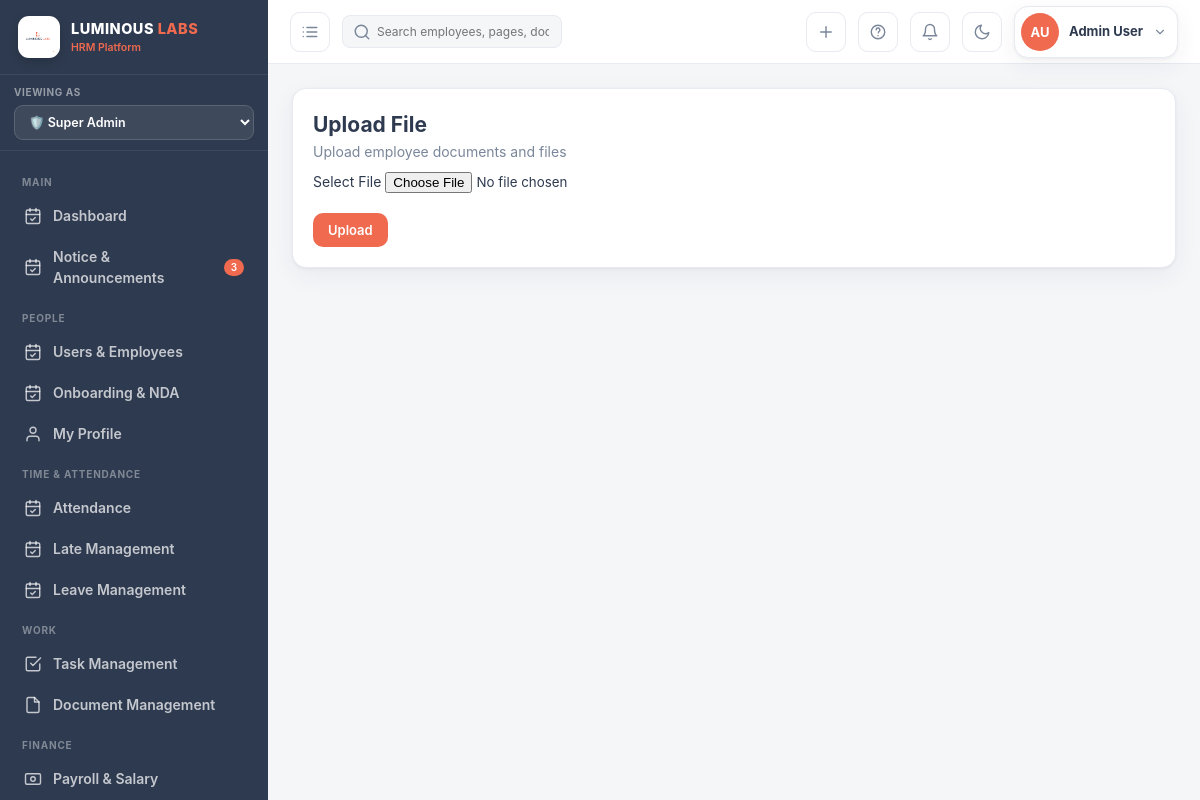
The page /files/upload/ (signed in) on the database its author committed.
### hrm_app/models.py (models this page shows, shortened)
class User(AbstractUser):
    role = models.CharField(max_length=20, choices=Role.choices, default=Role.EMPLOYEE)
    groups = models.ManyToManyField(Group, related_name='hrm_users', blank=True)
    user_permissions = models.ManyToManyField(
        Permission,
        related_name='hrm_user_permissions',
        blank=True,
    )

class Employee(models.Model):
    STATUS_CHOICES = [
        ('Active',    'Active'),
        ('On Leave',  'On Leave'),
        ('Probation', 'Probation'),
        ('Inactive',  'Inactive'),
    ]
    user        = models.OneToOneField(User, on_delete=models.CASCADE, related_name='employee')
    emp_id      = models.CharField(max_length=20, unique=True)
    phone       = models.CharField(max_length=20, blank=True)
    department  = models.ForeignKey(Department, null=True, on_delete=models.SET_NULL)
    designation = models.ForeignKey(Designation, null=True, on_delete=models.SET_NULL)
    shift       = models.ForeignKey(Shift, null=True, blank=True, on_delete=models.SET_NULL)
    join_date   = models.DateField(default=timezone.now)
    status      = models.CharField(max_length=20, choices=STATUS_CHOICES, default='Active')
    salary      = models.DecimalField(max_digits=10, decimal_places=2, default=0)
    avatar_color = models.CharField(max_length=10, default='#ef6a4f')
    avatar_initials = models.CharField(max_length=4, blank=True)
    address     = models.TextField(blank=True)
    nid         = models.CharField(max_length=30, blank=True, verbose_name='NID / Passport')
    blood_group = models.CharField(max_length=5, blank=True)
    emergency_contact = models.CharField(max_length=100, blank=True)
    class Meta:
        ordering = ['emp_id']

### hrm_app/views.py (the view, shortened to what this page needs)
# urls.py: path('files/upload/', views.file_upload, name='file_upload'),
@admin_required
def file_upload(request):
    if not has_permission(request.user, "files", "create"):
        messages.error(request, "You don't have permission to upload files.")
        return redirect("files_list")
    return render(request, 'hrm/file_upload.html', _ctx(request))

### hrm_app/context_processors.py (called while the page is built, shortened)
def role_menu_permissions(request):
    allowed_menus = []
    if request.user.is_authenticated:
        if request.user.role == "super_admin":
          allowed_menus = []
    return {
        "allowed_menus": allowed_menus
    }

### hrm_app/views.py (called while the page is built, shortened)
def has_permission(user, module, action="view"):
    if user.role == Role.SUPER_ADMIN:
        return True

def _ctx(request, **kw):
    view_role = request.GET.get('view_role', request.user.role)
    ctx = {'user': request.user, 'today': date.today(), 'view_role': view_role}
    unread_leaves = LeaveRequest.objects.filter(status='Pending').count()
    ctx['unread_leaves'] = unread_leaves
    if request.user.role == 'super_admin':
        ctx['allowed_menus'] = [key for key, _ in UserPermission.MODULE_CHOICES]
    else:
        ctx['allowed_menus'] = list(UserPermission.objects.filter(
            user=request.user,
            can_view=True
        ).values_list('module', flat=True))
    ctx.update(kw)
    return ctx

### hrm_app/templates/hrm/file_upload.html (shortened to what this page needs)
{% extends "hrm/base.html" %}
{% block content %}
<div class="card pad">
    <div class="page-header">
        <h2>Upload File</h2>
        <p style="color:var(--muted)">
            Upload employee documents and files
        </p>
    </div>
    <form method="POST" enctype="multipart/form-data">
        <div style="margin-bottom:20px;">
            <label>
                Select File
            </label>
            <input
                type="file"
                name="file"
                required
                style="margin-top:10px;"
            >
        </div>
        <button class="btn btn-primary" type="submit">
            Upload
        </button>
    </form>
</div>
{% endblock %}

### hrm_app/templates/hrm/base.html (shortened to what this page needs)
{% load static %}
<!DOCTYPE html>
<html lang="en">
<head>
</head>
<body>
<div class="app">
  <aside class="sidebar" id="sidebar">
    <div class="brand">
      <div class="logobox">
        <img src="{% static 'logo.png' %}" alt="Luminous Labs" style="width:30px;height:30px">
      </div>
      <div><b>LUMINOUS <span style="color:var(--brand)">LABS</span></b><small>HRM Platform</small></div>
    </div>
    <div class="rolebar">
      <small>Viewing as</small>
      <select id="roleSwitcher" onchange="switchRole(this.value)">
        <option value="super_admin" {% if view_role == 'super_admin' %}selected{% endif %}>🛡️ Super Admin</option>
      </select>
    </div>
<nav class="nav">
{% block nav %}
{% with current_url=request.resolver_match.url_name %}
{% if view_role == 'super_admin' %}
  {% if user.role == "super_admin" or 'dashboard' in allowed_menus %}
  <div class="group">Main</div>
  <a class="item {% if current_url == 'dashboard' %}active{% endif %}" href="{% url 'dashboard' %}{% if view_role %}?view_role={{ view_role }}{% endif %}">
    <svg class="ico" viewBox="0 0 24 24"><rect x="3" y="4" width="18" height="18" rx="2"/><path d="M16 2v4M8 2v4M3 10h18"/><path d="M9 16l2 2 4-4"/></svg>
    Dashboard
  </a>
  {% endif %}
  {% if user.role == "super_admin" or 'notice' in allowed_menus %}
  <a class="item {% if 'notice' in current_url %}active{% endif %}" href="{% url 'notice_list' %}{% if view_role %}?view_role={{ view_role }}{% endif %}">
    <svg class="ico" viewBox="0 0 24 24"><rect x="3" y="4" width="18" height="18" rx="2"/><path d="M16 2v4M8 2v4M3 10h18"/><path d="M9 16l2 2 4-4"/></svg>
    Notice & Announcements
    <span class="badge">{{ unread_notices|default:3 }}</span>
  </a>
  {% endif %}
  {% if user.role == "super_admin" or 'users' in allowed_menus or 'onboarding' in allowed_menus or 'profile' in allowed_menus %}
  <div class="group">People</div>
  {% endif %}
  {% if user.role == "super_admin" or 'users' in allowed_menus %}
  <a class="item {% if current_url == 'user_list' %}active{% endif %}" href="{% url 'user_list' %}{% if view_role %}?view_role={{ view_role }}{% endif %}">
    <svg class="ico" viewBox="0 0 24 24"><rect x="3" y="4" width="18" height="18" rx="2"/><path d="M16 2v4M8 2v4M3 10h18"/><path d="M9 16l2 2 4-4"/></svg>
    Users & Employees
  </a>
  {% endif %}
  {% if user.role == "super_admin" or 'onboarding' in allowed_menus %}
  <a class="item {% if current_url == 'onboarding_list' %}active{% endif %}" href="{% url 'onboarding_list' %}{% if view_role %}?view_role={{ view_role }}{% endif %}">
    <svg class="ico" viewBox="0 0 24 24"><rect x="3" y="4" width="18" height="18" rx="2"/><path d="M16 2v4M8 2v4M3 10h18"/><path d="M9 16l2 2 4-4"/></svg>
    Onboarding & NDA
  </a>
  {% endif %}
  {% if user.role == "super_admin" or 'profile' in allowed_menus %}
  <a class="item {% if current_url == 'my_profile' or current_url == 'user_detail' and is_my_profile %}active{% endif %}" href="{% url 'my_profile' %}{% if view_role %}?view_role={{ view_role }}{% endif %}">
    <svg class="ico" viewBox="0 0 24 24"><path d="M20 21v-2a4 4 0 00-4-4H8a4 4 0 00-4 4v2"/><circle cx="12" cy="7" r="4"/></svg>
    My Profile
  </a>
  {% endif %}
  {% if user.role == "super_admin" or 'attendance' in allowed_menus or 'late' in allowed_menus or 'leave' in allowed_menus %}
  <div class="group">Time & Attendance</div>
  {% endif %}
  {% if user.role == "super_admin" or 'attendance' in allowed_menus %}
  <a class="item {% if current_url == 'attendance_list' %}active{% endif %}" href="{% url 'attendance_list' %}{% if view_role %}?view_role={{ view_role }}{% endif %}">
    <svg class="ico" viewBox="0 0 24 24"><rect x="3" y="4" width="18" height="18" rx="2"/><path d="M16 2v4M8 2v4M3 10h18"/><path d="M9 16l2 2 4-4"/></svg>
    Attendance
  </a>
  {% endif %}
  {% if user.role == "super_admin" or 'late' in allowed_menus %}
  <a class="item {% if current_url == 'late_list' %}active{% endif %}" href="{% url 'late_list' %}{% if view_role %}?view_role={{ view_role }}{% endif %}">
    <svg class="ico" viewBox="0 0 24 24"><rect x="3" y="4" width="18" height="18" rx="2"/><path d="M16 2v4M8 2v4M3 10h18"/><path d="M9 16l2 2 4-4"/></svg>
    Late Management
  </a>
  {% endif %}
  {% if user.role == "super_admin" or 'leave' in allowed_menus %}
  <a class="item {% if current_url == 'leave_list' %}active{% endif %}" href="{% url 'leave_list' %}{% if view_role %}?view_role={{ view_role }}{% endif %}">
    <svg class="ico" viewBox="0 0 24 24"><rect x="3" y="4" width="18" height="18" rx="2"/><path d="M16 2v4M8 2v4M3 10h18"/><path d="M9 16l2 2 4-4"/></svg>
    Leave Management
  </a>
  {% endif %}
  {% if user.role == "super_admin" or 'tasks' in allowed_menus or 'documents' in allowed_menus %}
  <div class="group">Work</div>
  {% endif %}
  {% if user.role == "super_admin" or 'tasks' in allowed_menus %}
  <a class="item {% if current_url == 'task_list' %}active{% endif %}" href="{% url 'task_list' %}{% if view_role %}?view_role={{ view_role }}{% endif %}">
    <svg class="ico" viewBox="0 0 24 24"><path d="M9 11l3 3L22 4"/><path d="M21 12v7a2 2 0 01-2 2H5a2 2 0 01-2-2V5a2 2 0 012-2h11"/></svg>
    Task Management
  </a>
  {% endif %}
  {% if user.role == "super_admin" or 'documents' in allowed_menus %}
  <a class="item {% if current_url == 'document_list' %}active{% endif %}" href="{% url 'document_list' %}{% if view_role %}?view_role={{ view_role }}{% endif %}">
    <svg class="ico" viewBox="0 0 24 24"><path d="M14 2H6a2 2 0 00-2 2v16a2 2 0 002 2h12a2 2 0 002-2V8z"/><path d="M14 2v6h6"/></svg>
    Document Management
  </a>
  {% endif %}
  {% if user.role == "super_admin" or 'salary' in allowed_menus or 'petty_cash' in allowed_menus or 'assets' in allowed_menus %}
  <div class="group">Finance</div>
  {% endif %}
  {% if user.role == "super_admin" or 'salary' in allowed_menus %}
  <a class="item {% if current_url == 'salary_list' %}active{% endif %}" href="{% url 'salary_list' %}{% if view_role %}?view_role={{ view_role }}{% endif %}">
    <svg class="ico" viewBox="0 0 24 24"><rect x="2" y="5" width="20" height="14" rx="2"/><circle cx="12" cy="12" r="3"/></svg>
    Payroll & Salary
  </a>
  {% endif %}
{% endif %}
{% endwith %}
{% endblock %}
</nav>
  </aside>
  <div class="main">
    <header class="topbar">
      <button class="iconbtn" onclick="document.getElementById('sidebar').classList.toggle('open')" title="Menu">
        <svg class="ico" viewBox="0 0 24 24"><path d="M8 6h13M8 12h13M8 18h13M3 6h.01M3 12h.01M3 18h.01"/></svg>
      </button>
      <div class="search-wrap">
        <span class="si"><svg class="ico" viewBox="0 0 24 24"><circle cx="11" cy="11" r="8"/><path d="M21 21l-4.35-4.35"/></svg></span>
        <input placeholder="Search employees, pages, documents…" id="globalSearch" onkeydown="if(event.key==='Enter'){window.location='/employees/?q='+this.value}">
      </div>
      <button class="iconbtn" onclick="quickCreate()" title="Quick create">
        <svg class="ico" viewBox="0 0 24 24"><path d="M12 5v14M5 12h14"/></svg>
      </button>
      <a class="iconbtn" href="{% url 'user_guide_faq' %}{% if view_role %}?view_role={{ view_role }}{% endif %}" title="Help & FAQ">
        <svg class="ico" viewBox="0 0 24 24"><circle cx="12" cy="12" r="9"/><path d="M9.5 9a2.5 2.5 0 115 .5c0 1.5-2 1.5-2 3.5"/><path d="M12 17h.01"/></svg>
      </a>
      <a class="iconbtn" href="{% url 'notice_list' %}{% if view_role %}?view_role={{ view_role }}{% endif %}" title="Notifications">
        <svg class="ico" viewBox="0 0 24 24"><path d="M18 8a6 6 0 00-12 0c0 7-3 9-3 9h18s-3-2-3-9"/><path d="M13.73 21a2 2 0 01-3.46 0"/></svg>
      </a>
      <button class="iconbtn" onclick="toggleTheme()" title="Toggle dark mode">
        <svg class="ico" viewBox="0 0 24 24"><path d="M21 12.79A9 9 0 1111.21 3 7 7 0 0021 12.79z"/></svg>
      </button>
      <div class="profile-wrap" id="profileMenuWrap">
        <button type="button" class="profile-trigger" onclick="toggleProfileMenu()" aria-haspopup="true" aria-expanded="false">
          <div class="avatar {% if user.role == 'manager' or view_role == 'manager' %}avatar-blue{% elif user.role == 'employee' or view_role == 'employee' %}avatar-green{% else %}avatar-brand{% endif %}" title="{{ user.get_full_name|default:user.username }}">{{ user.employee.avatar_initials|default:user.username|slice:":2"|upper }}</div>
          <div class="profile-meta">
            <span class="profile-name">{{ user.get_full_name|default:user.username }}</span>
          </div>
          <svg class="ico profile-caret" viewBox="0 0 24 24"><path d="M6 9l6 6 6-6"/></svg>
        </button>
      </div>
    </header>
    <main class="content">
      {% block content %}{% endblock %}
    </main>
  </div>
</div>
</body>
</html>

### rows shown on the page
User: role "🛡️ Super Admin", employee.avatar_initials "AU", get_full_name "Admin User"

### other values the page prints
{{ unread_notices|default:3 }} "3"
